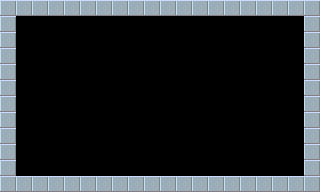

The image is a tile-based game level rendered from a .tmx file. Its description and source (layers, tilesets, objects; grid data summarised) follow:
An orthogonal 20x12 tile map with 16x16 px tiles, 1 tile layer (tileLayer) and 1 object (player).

<map version="1.0" orientation="orthogonal" renderorder="right-down" width="20" height="12" tilewidth="16" tileheight="16" nextobjectid="3">
 <tileset firstgid="1" name="tiles" tilewidth="16" tileheight="16" tilecount="1" columns="1">
  <image source="../images/tiles.png" width="16" height="16" />
 </tileset>
 <layer name="tileLayer" width="20" height="12">
  <properties>
   <property name="tileset" value="tiles" />
  </properties>
  <data>[240 cells, 60 non-empty, 1 distinct tile ids]</data>
 </layer>
 <objectgroup name="objects">
  <object id="1" name="player" x="32" y="160" width="16" height="9" />
 </objectgroup>
</map>
